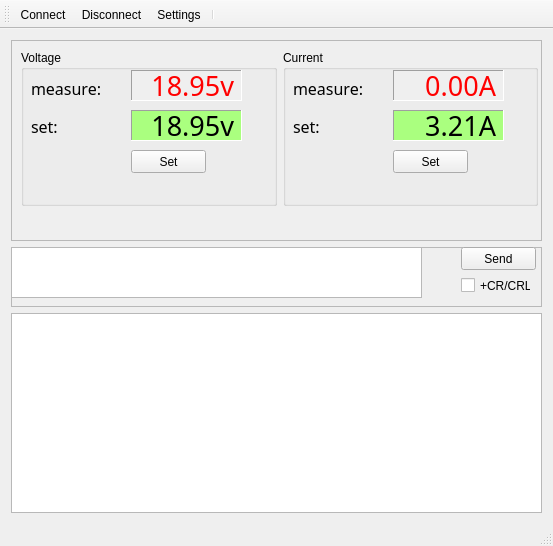
<?xml version="1.0" encoding="UTF-8"?>
<ui version="4.0">
 <class>MainWindow</class>
 <widget class="QMainWindow" name="MainWindow">
  <property name="geometry">
   <rect>
    <x>0</x>
    <y>0</y>
    <width>553</width>
    <height>546</height>
   </rect>
  </property>
  <property name="windowTitle">
   <string>PS200 Remote Controller</string>
  </property>
  <widget class="QWidget" name="centralWidget">
   <layout class="QVBoxLayout" name="verticalLayout">
    <item>
     <widget class="QFrame" name="frame">
      <property name="sizePolicy">
       <sizepolicy hsizetype="Expanding" vsizetype="Expanding">
        <horstretch>0</horstretch>
        <verstretch>0</verstretch>
       </sizepolicy>
      </property>
      <property name="frameShape">
       <enum>QFrame::StyledPanel</enum>
      </property>
      <property name="frameShadow">
       <enum>QFrame::Raised</enum>
      </property>
      <widget class="QGroupBox" name="groupBox">
       <property name="geometry">
        <rect>
         <x>10</x>
         <y>10</y>
         <width>256</width>
         <height>156</height>
        </rect>
       </property>
       <property name="sizePolicy">
        <sizepolicy hsizetype="MinimumExpanding" vsizetype="MinimumExpanding">
         <horstretch>0</horstretch>
         <verstretch>0</verstretch>
        </sizepolicy>
       </property>
       <property name="title">
        <string>Voltage</string>
       </property>
       <widget class="QPushButton" name="setVoltageBtn">
        <property name="geometry">
         <rect>
          <x>110</x>
          <y>100</y>
          <width>75</width>
          <height>23</height>
         </rect>
        </property>
        <property name="text">
         <string>Set</string>
        </property>
       </widget>
       <widget class="QLabel" name="label_vset">
        <property name="geometry">
         <rect>
          <x>110</x>
          <y>60</y>
          <width>111</width>
          <height>31</height>
         </rect>
        </property>
        <property name="palette">
         <palette>
          <active>
           <colorrole role="Base">
            <brush brushstyle="SolidPattern">
             <color alpha="255">
              <red>255</red>
              <green>255</green>
              <blue>255</blue>
             </color>
            </brush>
           </colorrole>
           <colorrole role="Window">
            <brush brushstyle="SolidPattern">
             <color alpha="255">
              <red>170</red>
              <green>255</green>
              <blue>127</blue>
             </color>
            </brush>
           </colorrole>
          </active>
          <inactive>
           <colorrole role="Base">
            <brush brushstyle="SolidPattern">
             <color alpha="255">
              <red>255</red>
              <green>255</green>
              <blue>255</blue>
             </color>
            </brush>
           </colorrole>
           <colorrole role="Window">
            <brush brushstyle="SolidPattern">
             <color alpha="255">
              <red>170</red>
              <green>255</green>
              <blue>127</blue>
             </color>
            </brush>
           </colorrole>
          </inactive>
          <disabled>
           <colorrole role="Base">
            <brush brushstyle="SolidPattern">
             <color alpha="255">
              <red>170</red>
              <green>255</green>
              <blue>127</blue>
             </color>
            </brush>
           </colorrole>
           <colorrole role="Window">
            <brush brushstyle="SolidPattern">
             <color alpha="255">
              <red>170</red>
              <green>255</green>
              <blue>127</blue>
             </color>
            </brush>
           </colorrole>
          </disabled>
         </palette>
        </property>
        <property name="font">
         <font>
          <family>HE_TERMINAL</family>
          <pointsize>20</pointsize>
          <weight>50</weight>
          <bold>false</bold>
          <kerning>true</kerning>
         </font>
        </property>
        <property name="layoutDirection">
         <enum>Qt::LeftToRight</enum>
        </property>
        <property name="autoFillBackground">
         <bool>true</bool>
        </property>
        <property name="frameShape">
         <enum>QFrame::Panel</enum>
        </property>
        <property name="frameShadow">
         <enum>QFrame::Sunken</enum>
        </property>
        <property name="text">
         <string>18.95v</string>
        </property>
        <property name="textFormat">
         <enum>Qt::AutoText</enum>
        </property>
        <property name="alignment">
         <set>Qt::AlignRight|Qt::AlignTrailing|Qt::AlignVCenter</set>
        </property>
       </widget>
       <widget class="QLabel" name="label_2">
        <property name="geometry">
         <rect>
          <x>10</x>
          <y>70</y>
          <width>46</width>
          <height>13</height>
         </rect>
        </property>
        <property name="font">
         <font>
          <family>HE_TERMINAL</family>
          <pointsize>12</pointsize>
         </font>
        </property>
        <property name="text">
         <string>set:</string>
        </property>
       </widget>
       <widget class="QLabel" name="label_vmea">
        <property name="geometry">
         <rect>
          <x>110</x>
          <y>20</y>
          <width>111</width>
          <height>31</height>
         </rect>
        </property>
        <property name="palette">
         <palette>
          <active>
           <colorrole role="WindowText">
            <brush brushstyle="SolidPattern">
             <color alpha="255">
              <red>255</red>
              <green>0</green>
              <blue>0</blue>
             </color>
            </brush>
           </colorrole>
          </active>
          <inactive>
           <colorrole role="WindowText">
            <brush brushstyle="SolidPattern">
             <color alpha="255">
              <red>255</red>
              <green>0</green>
              <blue>0</blue>
             </color>
            </brush>
           </colorrole>
          </inactive>
          <disabled>
           <colorrole role="WindowText">
            <brush brushstyle="SolidPattern">
             <color alpha="255">
              <red>118</red>
              <green>116</green>
              <blue>108</blue>
             </color>
            </brush>
           </colorrole>
          </disabled>
         </palette>
        </property>
        <property name="font">
         <font>
          <family>HE_TERMINAL</family>
          <pointsize>20</pointsize>
          <weight>50</weight>
          <italic>false</italic>
          <bold>false</bold>
          <kerning>true</kerning>
         </font>
        </property>
        <property name="layoutDirection">
         <enum>Qt::LeftToRight</enum>
        </property>
        <property name="autoFillBackground">
         <bool>true</bool>
        </property>
        <property name="frameShape">
         <enum>QFrame::Panel</enum>
        </property>
        <property name="frameShadow">
         <enum>QFrame::Sunken</enum>
        </property>
        <property name="text">
         <string>18.95v</string>
        </property>
        <property name="textFormat">
         <enum>Qt::AutoText</enum>
        </property>
        <property name="alignment">
         <set>Qt::AlignRight|Qt::AlignTrailing|Qt::AlignVCenter</set>
        </property>
       </widget>
       <widget class="QLabel" name="label_4">
        <property name="geometry">
         <rect>
          <x>10</x>
          <y>30</y>
          <width>81</width>
          <height>16</height>
         </rect>
        </property>
        <property name="font">
         <font>
          <family>HE_TERMINAL</family>
          <pointsize>12</pointsize>
         </font>
        </property>
        <property name="text">
         <string>measure:</string>
        </property>
       </widget>
      </widget>
      <widget class="QGroupBox" name="groupBox_2">
       <property name="geometry">
        <rect>
         <x>272</x>
         <y>10</y>
         <width>255</width>
         <height>156</height>
        </rect>
       </property>
       <property name="sizePolicy">
        <sizepolicy hsizetype="MinimumExpanding" vsizetype="MinimumExpanding">
         <horstretch>0</horstretch>
         <verstretch>0</verstretch>
        </sizepolicy>
       </property>
       <property name="title">
        <string>Current</string>
       </property>
       <widget class="QPushButton" name="setCurrentBtn">
        <property name="geometry">
         <rect>
          <x>110</x>
          <y>100</y>
          <width>75</width>
          <height>23</height>
         </rect>
        </property>
        <property name="text">
         <string>Set</string>
        </property>
       </widget>
       <widget class="QLabel" name="label_cset">
        <property name="geometry">
         <rect>
          <x>110</x>
          <y>60</y>
          <width>111</width>
          <height>31</height>
         </rect>
        </property>
        <property name="palette">
         <palette>
          <active>
           <colorrole role="Base">
            <brush brushstyle="SolidPattern">
             <color alpha="255">
              <red>255</red>
              <green>255</green>
              <blue>255</blue>
             </color>
            </brush>
           </colorrole>
           <colorrole role="Window">
            <brush brushstyle="SolidPattern">
             <color alpha="255">
              <red>170</red>
              <green>255</green>
              <blue>127</blue>
             </color>
            </brush>
           </colorrole>
          </active>
          <inactive>
           <colorrole role="Base">
            <brush brushstyle="SolidPattern">
             <color alpha="255">
              <red>255</red>
              <green>255</green>
              <blue>255</blue>
             </color>
            </brush>
           </colorrole>
           <colorrole role="Window">
            <brush brushstyle="SolidPattern">
             <color alpha="255">
              <red>170</red>
              <green>255</green>
              <blue>127</blue>
             </color>
            </brush>
           </colorrole>
          </inactive>
          <disabled>
           <colorrole role="Base">
            <brush brushstyle="SolidPattern">
             <color alpha="255">
              <red>170</red>
              <green>255</green>
              <blue>127</blue>
             </color>
            </brush>
           </colorrole>
           <colorrole role="Window">
            <brush brushstyle="SolidPattern">
             <color alpha="255">
              <red>170</red>
              <green>255</green>
              <blue>127</blue>
             </color>
            </brush>
           </colorrole>
          </disabled>
         </palette>
        </property>
        <property name="font">
         <font>
          <family>HE_TERMINAL</family>
          <pointsize>20</pointsize>
          <weight>50</weight>
          <bold>false</bold>
          <kerning>true</kerning>
         </font>
        </property>
        <property name="layoutDirection">
         <enum>Qt::LeftToRight</enum>
        </property>
        <property name="autoFillBackground">
         <bool>true</bool>
        </property>
        <property name="frameShape">
         <enum>QFrame::Panel</enum>
        </property>
        <property name="frameShadow">
         <enum>QFrame::Sunken</enum>
        </property>
        <property name="text">
         <string>3.21A</string>
        </property>
        <property name="textFormat">
         <enum>Qt::AutoText</enum>
        </property>
        <property name="alignment">
         <set>Qt::AlignRight|Qt::AlignTrailing|Qt::AlignVCenter</set>
        </property>
       </widget>
       <widget class="QLabel" name="label_3">
        <property name="geometry">
         <rect>
          <x>10</x>
          <y>70</y>
          <width>46</width>
          <height>13</height>
         </rect>
        </property>
        <property name="font">
         <font>
          <family>HE_TERMINAL</family>
          <pointsize>12</pointsize>
         </font>
        </property>
        <property name="text">
         <string>set:</string>
        </property>
       </widget>
       <widget class="QLabel" name="label_cmea">
        <property name="geometry">
         <rect>
          <x>110</x>
          <y>20</y>
          <width>111</width>
          <height>31</height>
         </rect>
        </property>
        <property name="palette">
         <palette>
          <active>
           <colorrole role="WindowText">
            <brush brushstyle="SolidPattern">
             <color alpha="255">
              <red>255</red>
              <green>0</green>
              <blue>0</blue>
             </color>
            </brush>
           </colorrole>
          </active>
          <inactive>
           <colorrole role="WindowText">
            <brush brushstyle="SolidPattern">
             <color alpha="255">
              <red>255</red>
              <green>0</green>
              <blue>0</blue>
             </color>
            </brush>
           </colorrole>
          </inactive>
          <disabled>
           <colorrole role="WindowText">
            <brush brushstyle="SolidPattern">
             <color alpha="255">
              <red>118</red>
              <green>116</green>
              <blue>108</blue>
             </color>
            </brush>
           </colorrole>
          </disabled>
         </palette>
        </property>
        <property name="font">
         <font>
          <family>HE_TERMINAL</family>
          <pointsize>20</pointsize>
          <weight>50</weight>
          <italic>false</italic>
          <bold>false</bold>
          <kerning>true</kerning>
         </font>
        </property>
        <property name="layoutDirection">
         <enum>Qt::LeftToRight</enum>
        </property>
        <property name="autoFillBackground">
         <bool>true</bool>
        </property>
        <property name="frameShape">
         <enum>QFrame::Panel</enum>
        </property>
        <property name="frameShadow">
         <enum>QFrame::Sunken</enum>
        </property>
        <property name="text">
         <string>0.00A</string>
        </property>
        <property name="textFormat">
         <enum>Qt::AutoText</enum>
        </property>
        <property name="alignment">
         <set>Qt::AlignRight|Qt::AlignTrailing|Qt::AlignVCenter</set>
        </property>
       </widget>
       <widget class="QLabel" name="label_5">
        <property name="geometry">
         <rect>
          <x>10</x>
          <y>30</y>
          <width>81</width>
          <height>16</height>
         </rect>
        </property>
        <property name="font">
         <font>
          <family>HE_TERMINAL</family>
          <pointsize>12</pointsize>
         </font>
        </property>
        <property name="text">
         <string>measure:</string>
        </property>
       </widget>
      </widget>
     </widget>
    </item>
    <item>
     <widget class="QFrame" name="frame_2">
      <property name="sizePolicy">
       <sizepolicy hsizetype="Preferred" vsizetype="Fixed">
        <horstretch>0</horstretch>
        <verstretch>0</verstretch>
       </sizepolicy>
      </property>
      <property name="minimumSize">
       <size>
        <width>0</width>
        <height>60</height>
       </size>
      </property>
      <property name="frameShape">
       <enum>QFrame::StyledPanel</enum>
      </property>
      <property name="frameShadow">
       <enum>QFrame::Raised</enum>
      </property>
      <widget class="TxEdit" name="sendTextEdit">
       <property name="geometry">
        <rect>
         <x>0</x>
         <y>0</y>
         <width>411</width>
         <height>51</height>
        </rect>
       </property>
       <property name="font">
        <font>
         <family>Courier New</family>
        </font>
       </property>
       <property name="verticalScrollBarPolicy">
        <enum>Qt::ScrollBarAsNeeded</enum>
       </property>
       <property name="lineWrapMode">
        <enum>QPlainTextEdit::WidgetWidth</enum>
       </property>
      </widget>
      <widget class="QPushButton" name="sendButton">
       <property name="geometry">
        <rect>
         <x>450</x>
         <y>0</y>
         <width>75</width>
         <height>23</height>
        </rect>
       </property>
       <property name="text">
        <string>Send</string>
       </property>
      </widget>
      <widget class="QCheckBox" name="sendCRLFCheckBox">
       <property name="geometry">
        <rect>
         <x>450</x>
         <y>30</y>
         <width>70</width>
         <height>17</height>
        </rect>
       </property>
       <property name="text">
        <string>+CR/CRLF</string>
       </property>
      </widget>
     </widget>
    </item>
    <item>
     <widget class="LogViewer" name="logViewer">
      <property name="sizePolicy">
       <sizepolicy hsizetype="Expanding" vsizetype="Expanding">
        <horstretch>0</horstretch>
        <verstretch>0</verstretch>
       </sizepolicy>
      </property>
      <property name="font">
       <font>
        <family>Courier New</family>
       </font>
      </property>
     </widget>
    </item>
   </layout>
  </widget>
  <widget class="QMenuBar" name="menuBar">
   <property name="geometry">
    <rect>
     <x>0</x>
     <y>0</y>
     <width>553</width>
     <height>20</height>
    </rect>
   </property>
  </widget>
  <widget class="QToolBar" name="mainToolBar">
   <attribute name="toolBarArea">
    <enum>TopToolBarArea</enum>
   </attribute>
   <attribute name="toolBarBreak">
    <bool>false</bool>
   </attribute>
   <addaction name="actionConnect"/>
   <addaction name="actionDisconnect"/>
   <addaction name="actionSettings"/>
   <addaction name="separator"/>
  </widget>
  <widget class="QStatusBar" name="statusBar">
   <property name="minimumSize">
    <size>
     <width>0</width>
     <height>0</height>
    </size>
   </property>
  </widget>
  <action name="actionConnect">
   <property name="icon">
    <iconset>
     <normaloff>images/connect.ico</normaloff>images/connect.ico</iconset>
   </property>
   <property name="text">
    <string>Connect</string>
   </property>
   <property name="toolTip">
    <string>Connect to device</string>
   </property>
   <property name="shortcut">
    <string>Alt+C</string>
   </property>
  </action>
  <action name="actionDisconnect">
   <property name="icon">
    <iconset>
     <normaloff>images/disconnect.ico</normaloff>images/disconnect.ico</iconset>
   </property>
   <property name="text">
    <string>Disconnect</string>
   </property>
   <property name="toolTip">
    <string>Disconnect from device</string>
   </property>
   <property name="shortcut">
    <string>Alt+D</string>
   </property>
  </action>
  <action name="actionSettings">
   <property name="icon">
    <iconset>
     <normaloff>images/gnome_preferences_system.ico</normaloff>images/gnome_preferences_system.ico</iconset>
   </property>
   <property name="text">
    <string>Settings</string>
   </property>
   <property name="toolTip">
    <string>Open settings dialog</string>
   </property>
   <property name="shortcut">
    <string>Alt+S</string>
   </property>
  </action>
 </widget>
 <layoutdefault spacing="6" margin="11"/>
 <customwidgets>
  <customwidget>
   <class>LogViewer</class>
   <extends>QPlainTextEdit</extends>
   <header>logviewer.h</header>
  </customwidget>
  <customwidget>
   <class>TxEdit</class>
   <extends>QPlainTextEdit</extends>
   <header>txedit.h</header>
  </customwidget>
 </customwidgets>
 <resources/>
 <connections/>
</ui>
